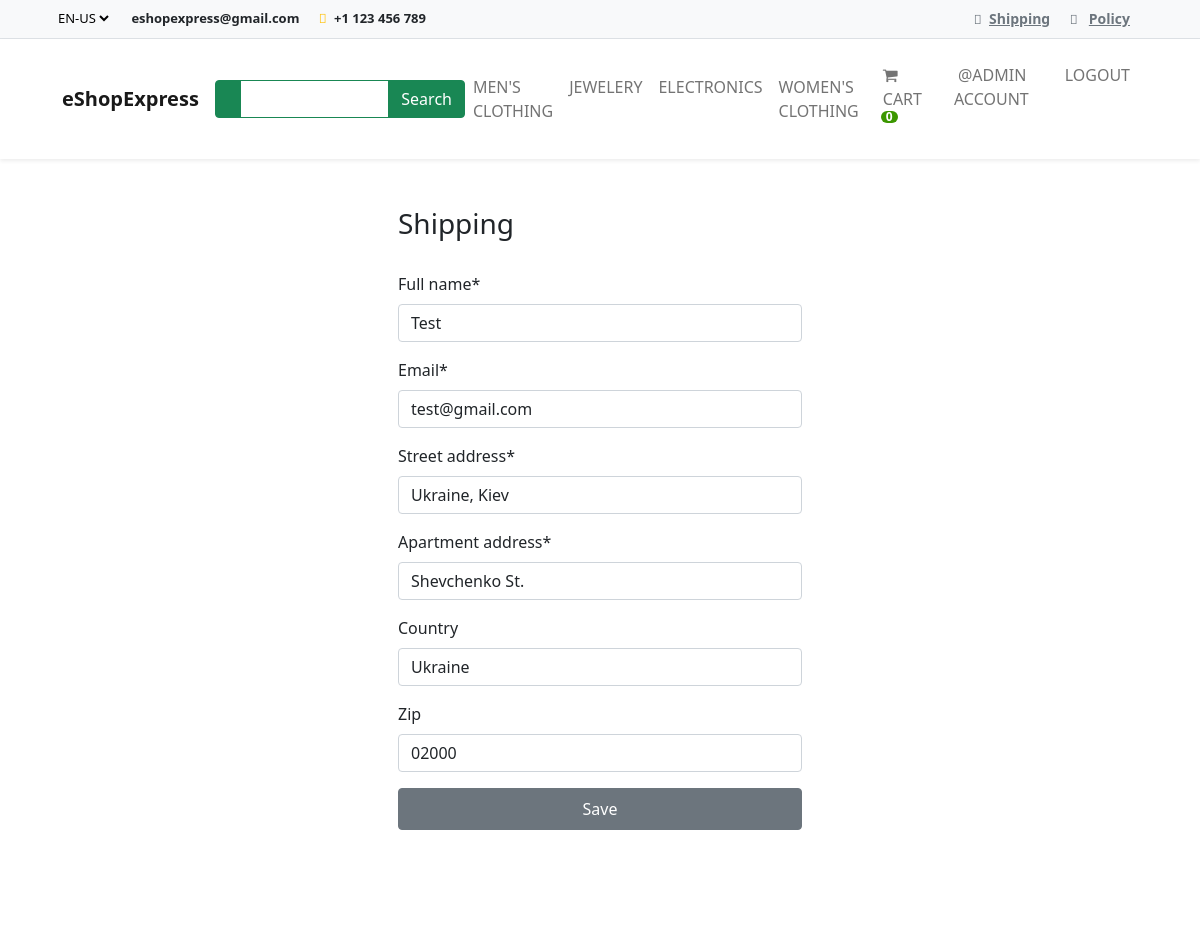
/payment/shipping/ (signed in), run on the app's committed database.
### shop/models.py (models this page shows, shortened)
class Category(models.Model):
    name = models.CharField("Category", max_length=250, db_index=True)
    parent = models.ForeignKey(
        'self', on_delete=models.CASCADE,
        related_name='children', blank=True, null=True
    )
    slug = models.SlugField(
        'URL', max_length=250, unique=True, null=False, editable=True
    )
    created_at = models.DateTimeField('Creation date', auto_now_add=True)
    class Meta:
        unique_together = (['slug', 'parent'])
        verbose_name = 'Category'
        verbose_name_plural = 'Categories'
    def get_absolute_url(self):
        return reverse("shop:category-list", args=[str(self.slug)])

### payment/models.py (models this page shows, shortened)
class ShippingAddress(models.Model):
    full_name = models.CharField(max_length=100)
    email = models.EmailField(max_length=254)
    street_address = models.CharField(max_length=100)
    apartment_address = models.CharField(max_length=100)
    country = models.CharField(max_length=100, blank=True, null=True)
    zip = models.CharField(max_length=100, blank=True, null=True)
    user = models.ForeignKey(
        User, on_delete=models.CASCADE, blank=True, null=True)

### payment/views.py (the view, shortened to what this page needs)
# urls.py: path('shipping/', views.shipping, name='shipping'),
@login_required(login_url='account:login')
def shipping(request):
    try:
        shipping_address = ShippingAddress.objects.get(user=request.user)
    except ShippingAddress.DoesNotExist:
        shipping_address = None
    form = ShippingAddressForm(instance=shipping_address)
    return render(request, 'shipping/shipping.html', {'form': form})

### payment/forms.py
class ShippingAddressForm(forms.ModelForm):
    class Meta:
        model = ShippingAddress
        fields = [
            'full_name', 'email', 'street_address',
            'apartment_address', 'country', 'zip'
        ]
        exclude = ['user']

### cart/cart.py (called while the page is built)
    def __len__(self):
        return sum(item['qty'] for item in self.cart.values())

### cart/context_processors.py (called while the page is built)
def cart(request):
    return {'cart': Cart(request)}

### shop/context_processors.py (called while the page is built)
def categories(request):
    categories = Category.objects.filter(parent=None)
    return {'categories': categories}

### payment/templates/shipping/shipping.html (shortened to what this page needs)
{%  include "base.html" %} {% load static %} {% load crispy_forms_tags %}
{% block content %}
    <div class="container bg-white shadow-md p-5 form-layout">
        <h3>Shipping</h3>
        <br>
        <form method="post">
            {{ form|crispy }}
            <button type="submit" class="btn btn-secondary w-100 btn-block p-2 btn-register">Save</button>
        </form>
        <br>
    </div>
{% endblock content %}

### shop/templates/base.html (shortened to what this page needs)
{% load static %}
<!DOCTYPE html>
<html>
    <head>
        <link rel="stylesheet" href="https://bootswatch.com/5/flatly/bootstrap.min.css"/>
        <link rel="stylesheet" href="https://cdnjs.cloudflare.com/ajax/libs/font-awesome/4.7.0/css/font-awesome.min.css"/>
        <link href="https://cdn.jsdelivr.net/npm/bootstrap@5.1.3/dist/css/bootstrap.min.css" rel="stylesheet"/>
    </head>
    <body>
        <div class="superNav border-bottom py-2 bg-light">
            <div class="container">
                <div class="row">
                    <div class="col-lg-6 col-md-6 col-sm-12 col-xs-12 centerOnMobile">
                        <select class="me-3 border-0 bg-light">
                            <option value="en-us">EN-US</option>
                        </select>
                        <span class="d-none d-lg-inline-block d-md-inline-block d-sm-inline-block d-xs-none me-3">
                            <strong>eshopexpress@gmail.com</strong>
                        </span>
                        <span class="me-3">
                            <i class="fa-solid fa-phone me-1 text-warning"></i>
                            <strong>+1 123 456 789</strong>
                        </span>
                    </div>
                    <div class="col-lg-6 col-md-6 col-sm-12 col-xs-12 d-none d-lg-block d-md-block-d-sm-block d-xs-none text-end">
                        <span class="me-3">
                            <i class="fa-solid fa-truck text-muted me-1"></i>
                            <a class="text-muted" href="{% url 'payment:shipping' %}">Shipping</a>
                        </span>
                        <span class="me-3">
                            <i class="fa-solid fa-file text-muted me-2"></i>
                            <a class="text-muted" href="#">Policy</a>
                        </span>
                    </div>
                </div>
            </div>
        </div>
        <nav class="navbar navbar-expand-lg bg-white sticky-top navbar-light p-3 shadow-sm">
            <div class="container">
                <a class="navbar-brand" href="{% url 'shop:products' %}">
                    <strong>eShopExpress</strong>
                </a>
                <div class="collapse navbar-collapse" id="navbarNavDropdown">
                    <div class="ms-auto d-none d-lg-block">
                        <div class="input-group">
                            <span class="border-success input-group-text bg-success text-white">
                            </span>
                            <input type="text" class="form-control border-success" style="color: #7a7a7a"/>
                            <button class="btn btn-success text-white">Search</button>
                        </div>
                    </div>
                    <ul class="navbar-nav ms-auto">
                        {% for i in categories %}
                            {% if not i.children.all %}
                                <li class="nav-item">
                                    <a class="nav-link" href="{{i.get_absolute_url}}">{{i.name|upper }}</a>
                                </li>
                            {% endif %} {% endfor %}
                    </ul>
                    <ul class="navbar-nav ms-auto">
                        <li class="nav-item">
                            <a class="nav-link mx-2 text-uppercase" href="{% url 'cart:cart-view' %}">
                                <i class="fa fa-shopping-cart" aria-hidden="true"></i> Cart
                                <span id="lblCartCount" class="badge badge-warning ">
                                    {% with cart_qty=cart|length%}
                                        {% if cart_qty > 0 %}
                                        {{cart_qty}}
                                        {% else %}
                                        0
                                        {% endif %}
                                    {% endwith %}
                                </span>
                            </a>
                        </li>
                        {% if request.user.is_authenticated %}
                            <li class="nav-item">
                                <a class="nav-link mx-2 text-uppercase" href="{% url 'account:dashboard' %}">
                                    @{{ user.username }} Account
                                </a>
                            </li>
                            <li class="nav-item">
                                <a class="nav-link mx-2 text-uppercase" href="{% url 'account:logout' %}">
                                    Logout
                                </a>
                            </li>
                        {% endif %}
                    </ul>
                </div>
            </div>
        </nav>
    </body>
</html>

### shop/templates/base.html (style rules this page uses)
.form-layout { border-radius: 20px; width: 500px; }
.badge { padding-left: 9px; padding-right: 9px; -webkit-border-radius: 9px; -moz-border-radius: 9px; border-radius: 9px; }
#lblCartCount { font-size: 12px; background: #3c9700; color: #fff; padding: 0 5px; vertical-align: top; margin-left: -2px; }
a { font-size: 14px; font-weight: 700; }
.superNav { font-size: 13px; }
.form-control { outline: none !important; box-shadow: none !important; }

### data on the page
Category: name "MEN'S CLOTHING"
Category: name "JEWELERY"
Category: name "ELECTRONICS"
Category: name "WOMEN'S CLOTHING"
ShippingAddress: full_name "Test", email "test@gmail.com", street_address "Ukraine, Kiev", apartment_address "Shevchenko St.", country "Ukraine", zip "02000"

### other printed values
{{ user.username }} "ADMIN"
